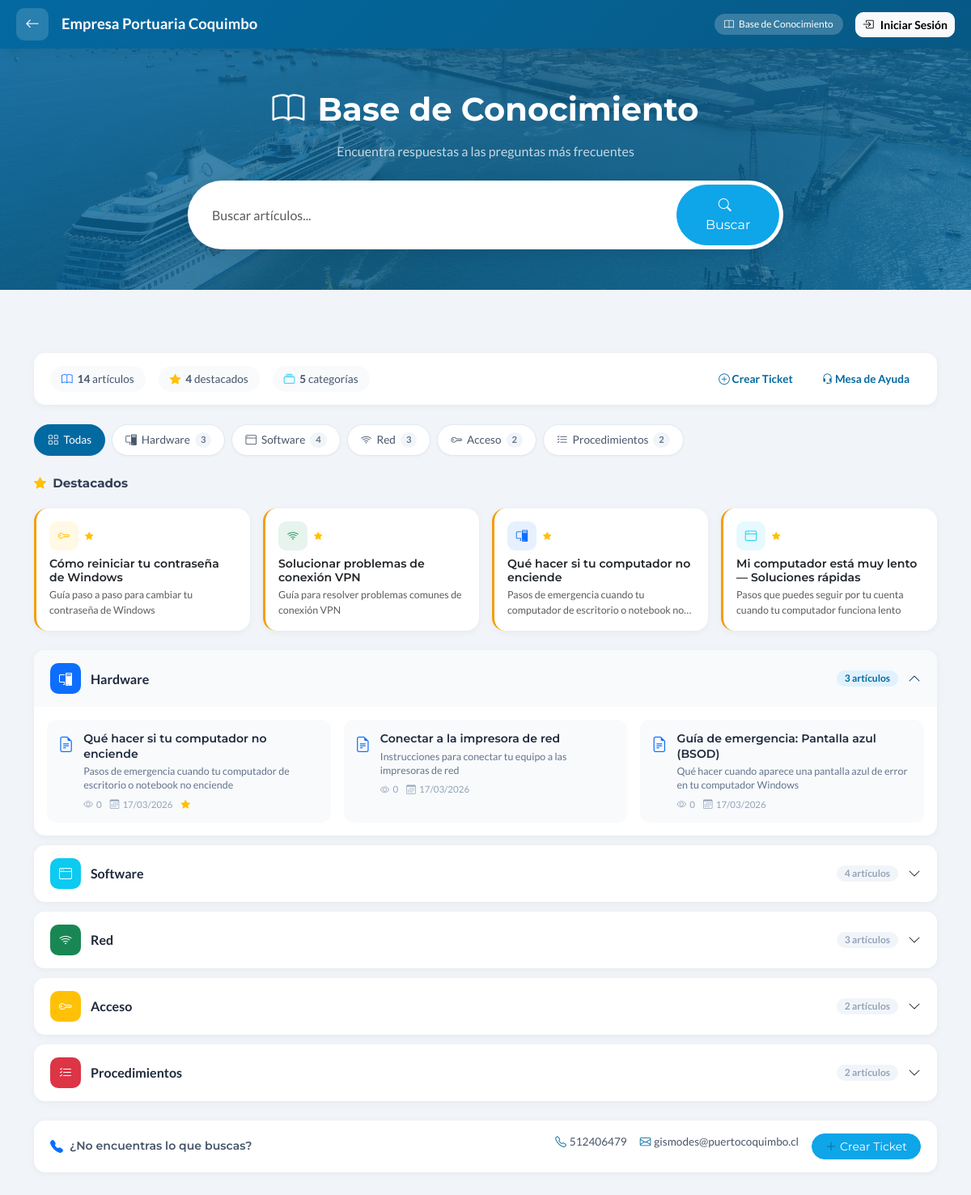
The page /base_conocimiento.php on the database its author committed.
### tables this page shows
CREATE TABLE IF NOT EXISTS knowledge_base (
    id INT AUTO_INCREMENT PRIMARY KEY,
    title VARCHAR(200) NOT NULL,
    slug VARCHAR(200) NOT NULL UNIQUE,
    content TEXT NOT NULL,
    excerpt VARCHAR(500) DEFAULT NULL,
    category ENUM('hardware', 'software', 'red', 'acceso', 'general', 'procedimientos') DEFAULT 'general',
    tags VARCHAR(500) DEFAULT NULL,
    author_id INT DEFAULT NULL,
    views INT DEFAULT 0,
    helpful_yes INT DEFAULT 0,
    helpful_no INT DEFAULT 0,
    is_published TINYINT(1) DEFAULT 1,
    is_featured TINYINT(1) DEFAULT 0,
    related_articles VARCHAR(200) DEFAULT NULL,
    created_at TIMESTAMP DEFAULT CURRENT_TIMESTAMP,
    updated_at TIMESTAMP DEFAULT CURRENT_TIMESTAMP ON UPDATE CURRENT_TIMESTAMP,
    FOREIGN KEY (author_id) REFERENCES users(id) ON DELETE SET NULL,
    INDEX idx_category (category),
    INDEX idx_published (is_published),
    FULLTEXT INDEX idx_search (title, content, tags)
);

### public/base_conocimiento.php (the view, shortened to what the rows shown need)
<?php
require_once '../includes/bootstrap.php';
$user = isLoggedIn() ? getCurrentUser() : null;
$isAdmin = $user && in_array($user['role'], ['admin', 'soporte']);
$article = null;
$search = sanitize($_GET['search'] ?? '');
$category = sanitize($_GET['category'] ?? '');
$where = $isAdmin ? '1=1' : 'is_published = 1';
$params = [];
$stmt = $pdo->prepare("
    SELECT kb.*, u.name as author_name
    FROM knowledge_base kb
    LEFT JOIN users u ON kb.author_id = u.id
    WHERE $where
    ORDER BY is_featured DESC, views DESC, created_at DESC
");
$stmt->execute($params);
$articles = $stmt->fetchAll();
$featuredStmt = $pdo->query("SELECT * FROM knowledge_base WHERE is_featured = 1 AND is_published = 1 ORDER BY views DESC LIMIT 4");
$featured = $featuredStmt->fetchAll();
$categories = [
    'general' => ['name' => 'General', 'icon' => 'info-circle', 'color' => 'secondary'],
    'hardware' => ['name' => 'Hardware', 'icon' => 'pc-display', 'color' => 'primary'],
    'software' => ['name' => 'Software', 'icon' => 'window', 'color' => 'info'],
    'red' => ['name' => 'Red', 'icon' => 'wifi', 'color' => 'success'],
    'acceso' => ['name' => 'Acceso', 'icon' => 'key', 'color' => 'warning'],
    'procedimientos' => ['name' => 'Procedimientos', 'icon' => 'list-check', 'color' => 'danger'],
];
?>
<!DOCTYPE html>
<html lang="es">
<head>
    <link href="https://cdn.jsdelivr.net/npm/bootstrap@5.3.2/dist/css/bootstrap.min.css" rel="stylesheet">
    <link href="https://cdn.jsdelivr.net/npm/bootstrap-icons@1.11.1/font/bootstrap-icons.css" rel="stylesheet">
    <link href="css/intranet.css?v=<?= filemtime(__DIR__ . '/css/intranet.css') ?>" rel="stylesheet">
    <link href="css/base-conocimiento.css?v=<?= filemtime(__DIR__ . '/css/base-conocimiento.css') ?>" rel="stylesheet">
</head>
<body class="<?= $user ? 'has-sidebar' : '' ?>">
    <?php if ($article): ?>
    <div class="page-header" style="padding: 30px 0;">
        <div class="container position-relative">
            <nav aria-label="breadcrumb">
                <ol class="breadcrumb mb-3">
                    <li class="breadcrumb-item"><a href="base_conocimiento.php" class="text-white-50">Base de Conocimiento</a></li>
                    <li class="breadcrumb-item"><a href="?category=<?= $article['category'] ?>" class="text-white-50"><?= $categories[$article['category']]['name'] ?? 'General' ?></a></li>
                    <li class="breadcrumb-item active text-white"><?= htmlspecialchars($article['title']) ?></li>
                </ol>
            </nav>
        </div>
    </div>
    <div class="container py-5">
        <?php if (isset($_GET['thanks'])): ?>
        <div class="alert alert-success alert-dismissible fade show" role="alert">
            <i class="bi bi-heart-fill me-2"></i>¡Gracias por tu feedback!
            <button type="button" class="btn-close" data-bs-dismiss="alert"></button>
        </div>
        <?php endif; ?>
        <div class="row">
            <div class="col-lg-8">
                <div class="card">
                    <div class="card-body p-5">
                        <div class="d-flex align-items-center mb-4">
                            <span class="badge bg-<?= $categories[$article['category']]['color'] ?? 'secondary' ?> me-2">
                                <i class="bi bi-<?= $categories[$article['category']]['icon'] ?? 'info-circle' ?> me-1"></i>
                                <?= $categories[$article['category']]['name'] ?? 'General' ?>
                            </span>
                            <small class="text-muted">
                                <i class="bi bi-eye me-1"></i><?= number_format($article['views']) ?> vistas
                            </small>
                        </div>
                        <h1 class="fw-bold mb-4"><?= htmlspecialchars($article['title']) ?></h1>
                        <div class="article-content">
                            <?= $article['content'] ?>
                        </div>
                        <?php if ($article['tags']): ?>
                        <div class="mt-4 pt-4 border-top">
                            <i class="bi bi-tags me-2"></i>
                            <?php foreach (explode(',', $article['tags']) as $tag): ?>
                            <a href="?search=<?= urlencode(trim($tag)) ?>" class="badge bg-light text-dark me-1"><?= htmlspecialchars(trim($tag)) ?></a>
                            <?php endforeach; ?>
                        </div>
                        <?php endif; ?>
                        <div class="mt-5 pt-4 border-top text-center">
                            <h5 class="mb-3">¿Te fue útil este artículo?</h5>
                            <div class="d-flex justify-content-center gap-3">
                                <a href="?helpful=yes&article_id=<?= $article['id'] ?>" class="helpful-btn border-success text-success">
                                    <i class="bi bi-hand-thumbs-up me-2"></i>Sí (<?= $article['helpful_yes'] ?>)
                                </a>
                                <a href="?helpful=no&article_id=<?= $article['id'] ?>" class="helpful-btn border-danger text-danger">
                                    <i class="bi bi-hand-thumbs-down me-2"></i>No (<?= $article['helpful_no'] ?>)
                                </a>
                            </div>
                        </div>
                    </div>
                </div>
            </div>
            <div class="col-lg-4">
                <div class="card mb-4">
                    <div class="card-body">
                        <h6 class="text-muted mb-3">Información</h6>
                        <p class="mb-2"><i class="bi bi-person me-2"></i><?= htmlspecialchars($article['author_name'] ?? 'Sistema') ?></p>
                        <p class="mb-2"><i class="bi bi-calendar me-2"></i><?= date('d/m/Y', strtotime($article['created_at'])) ?></p>
                        <p class="mb-0"><i class="bi bi-clock me-2"></i>Actualizado: <?= date('d/m/Y', strtotime($article['updated_at'])) ?></p>
                    </div>
                </div>
                <div class="card">
                    <div class="card-header bg-white">
                        <h6 class="mb-0">¿Necesitas más ayuda?</h6>
                    </div>
                    <div class="card-body">
                        <p class="text-muted small">Si no encontraste la solución, crea un ticket de soporte.</p>
                        <a href="crear_ticket.php" class="btn btn-primary w-100">
                            <i class="bi bi-plus-lg me-2"></i>Crear Ticket
                        </a>
                    </div>
                </div>
            </div>
        </div>
    </div>
    <?php else: ?>
    <div class="page-header">
        <div class="container position-relative text-center">
            <h1 class="mb-3"><i class="bi bi-book me-3"></i>Base de Conocimiento</h1>
        </div>
    </div>
    <div class="container py-5">
        <?php if (empty($articles)): ?>
        <div class="card">
            <div class="card-body text-center py-5">
                <i class="bi bi-search fs-1 text-muted mb-3 d-block"></i>
                <h5 class="text-muted">No se encontraron artículos</h5>
                <p class="text-muted">Intenta con otros términos de búsqueda</p>
            </div>
        </div>
        <?php else: ?>
        <?php if (!empty($search) || !empty($category)): ?>
        <h5 class="mb-3"><?= $search ? 'Resultados de búsqueda' : ($categories[$category]['name'] ?? 'Artículos') ?></h5>
        <div class="row g-3">
            <?php foreach ($articles as $art): ?>
            <div class="col-lg-4 col-md-6">
                <a href="?article=<?= $art['id'] ?>" class="card article-card h-100 text-decoration-none">
                    <div class="card-body py-3 px-3">
                        <div class="d-flex align-items-center gap-2 mb-2">
                            <div class="kb-art-icon bg-<?= $categories[$art['category']]['color'] ?? 'secondary' ?> bg-opacity-10 text-<?= $categories[$art['category']]['color'] ?? 'secondary' ?>">
                                <i class="bi bi-<?= $categories[$art['category']]['icon'] ?? 'info-circle' ?>"></i>
                            </div>
                            <span class="badge bg-<?= $categories[$art['category']]['color'] ?? 'secondary' ?>" style="font-size: 0.7rem;"><?= $categories[$art['category']]['name'] ?? 'General' ?></span>
                            <?php if ($art['is_featured']): ?><i class="bi bi-star-fill text-warning" style="font-size: 0.7rem;"></i><?php endif; ?>
                        </div>
                        <h6 class="text-dark mb-1 fw-semibold" style="font-size: 0.92rem;"><?= htmlspecialchars($art['title']) ?></h6>
                        <p class="text-muted mb-0" style="font-size: 0.8rem; line-height: 1.4; display: -webkit-box; -webkit-line-clamp: 2; -webkit-box-orient: vertical; overflow: hidden;"><?= htmlspecialchars($art['excerpt'] ?: substr(strip_tags($art['content']), 0, 120)) ?></p>
                        <div class="d-flex align-items-center gap-3 mt-2 pt-2 border-top" style="font-size: 0.75rem;">
                            <span class="text-muted"><i class="bi bi-eye me-1"></i><?= $art['views'] ?></span>
                            <span class="text-muted"><i class="bi bi-calendar3 me-1"></i><?= date('d/m/Y', strtotime($art['created_at'])) ?></span>
                        </div>
                    </div>
                </a>
            </div>
            <?php endforeach; ?>
        </div>
        <?php else: ?>
        <?php
        $grouped = [];
        foreach ($articles as $art) {
            $grouped[$art['category']][] = $art;
        }
        $orderedGroups = [];
        foreach (array_keys($categories) as $catKey) {
            if (isset($grouped[$catKey])) {
                $orderedGroups[$catKey] = $grouped[$catKey];
            }
        }
        $accordionIndex = 0;
        ?>
        <?php if (!empty($featured)): ?>
        <div class="kb-featured-section mb-4">
            <div class="row g-3">
                <?php foreach ($featured as $feat): ?>
                <div class="col-lg-3 col-md-6">
                    <a href="?article=<?= $feat['id'] ?>" class="card article-card h-100 text-decoration-none kb-featured-card">
                        <div class="card-body p-3">
                            <div class="d-flex align-items-center gap-2 mb-2">
                                <div class="kb-art-icon bg-<?= $categories[$feat['category']]['color'] ?? 'secondary' ?> bg-opacity-10 text-<?= $categories[$feat['category']]['color'] ?? 'secondary' ?>">
                                    <i class="bi bi-<?= $categories[$feat['category']]['icon'] ?? 'info-circle' ?>"></i>
                                </div>
                                <i class="bi bi-star-fill text-warning" style="font-size: 0.65rem;"></i>
                            </div>
                            <h6 class="text-dark fw-semibold mb-1" style="font-size: 0.88rem;"><?= htmlspecialchars($feat['title']) ?></h6>
                            <p class="text-muted mb-0" style="font-size: 0.78rem; display: -webkit-box; -webkit-line-clamp: 2; -webkit-box-orient: vertical; overflow: hidden;"><?= htmlspecialchars($feat['excerpt'] ?: substr(strip_tags($feat['content']), 0, 80)) ?></p>
                        </div>
                    </a>
                </div>
                <?php endforeach; ?>
            </div>
        </div>
        <?php endif; ?>
        <div class="accordion kb-accordion" id="kbAccordion">
            <?php foreach ($orderedGroups as $groupCat => $groupArticles): ?>
            <?php $cat = $categories[$groupCat] ?? ['name' => 'General', 'icon' => 'info-circle', 'color' => 'secondary']; ?>
            <div class="accordion-item kb-accordion-item">
                <h2 class="accordion-header">
                    <button class="accordion-button kb-accordion-btn <?= $accordionIndex > 0 ? 'collapsed' : '' ?>" type="button" data-bs-toggle="collapse" data-bs-target="#kbCat<?= $accordionIndex ?>" aria-expanded="<?= $accordionIndex === 0 ? 'true' : 'false' ?>">
                        <div class="kb-acc-icon bg-<?= $cat['color'] ?>">
                            <i class="bi bi-<?= $cat['icon'] ?>"></i>
                        </div>
                        <span class="kb-acc-title"><?= $cat['name'] ?></span>
                        <span class="kb-acc-count"><?= count($groupArticles) ?> artículo<?= count($groupArticles) !== 1 ? 's' : '' ?></span>
                    </button>
                </h2>
                <div id="kbCat<?= $accordionIndex ?>" class="accordion-collapse collapse <?= $accordionIndex === 0 ? 'show' : '' ?>" data-bs-parent="#kbAccordion">
                    <div class="accordion-body p-3">
                        <div class="row g-3">
                            <?php foreach ($groupArticles as $art): ?>
                            <div class="col-lg-4 col-md-6">
                                <a href="?article=<?= $art['id'] ?>" class="kb-article-item">
                                    <div class="kb-article-item-icon text-<?= $cat['color'] ?>">
                                        <i class="bi bi-file-earmark-text"></i>
                                    </div>
                                    <div class="kb-article-item-body">
                                        <h6><?= htmlspecialchars($art['title']) ?></h6>
                                        <p><?= htmlspecialchars($art['excerpt'] ?: substr(strip_tags($art['content']), 0, 100)) ?></p>
                                        <div class="kb-article-item-meta">
                                            <span><i class="bi bi-eye"></i> <?= $art['views'] ?></span>
                                            <span><i class="bi bi-calendar3"></i> <?= date('d/m/Y', strtotime($art['created_at'])) ?></span>
                                            <?php if ($art['is_featured']): ?><span class="text-warning"><i class="bi bi-star-fill"></i></span><?php endif; ?>
                                        </div>
                                    </div>
                                </a>
                            </div>
                            <?php endforeach; ?>
                        </div>
                    </div>
                </div>
            </div>
            <?php $accordionIndex++; ?>
            <?php endforeach; ?>
        </div>
        <?php endif; ?>
        <?php endif; ?>
    </div>
    <?php endif; ?>
</body>
</html>

### rows shown on the page
knowledge_base: title "Cómo reiniciar tu contraseña de Windows", excerpt "Guía paso a paso para cambiar tu contraseña de Windows"
knowledge_base: title "Solucionar problemas de conexión VPN", excerpt "Guía para resolver problemas comunes de conexión VPN"
knowledge_base: title "Qué hacer si tu computador no enciende", excerpt "Pasos de emergencia cuando tu computador de escritorio o notebook…", excerpt "Pasos de emergencia cuando tu computador de escritorio o notebook no enciende", views "0", created_at "17/03/2026", is_featured 1 (drawn)
knowledge_base: title "Mi computador está muy lento — Soluciones rápidas", excerpt "Pasos que puedes seguir por tu cuenta cuando tu computador funciona lento"
knowledge_base: title "Conectar a la impresora de red", excerpt "Instrucciones para conectar tu equipo a las impresoras de red", views "0", created_at "17/03/2026"
knowledge_base: title "Guía de emergencia: Pantalla azul (BSOD)", excerpt "Qué hacer cuando aparece una pantalla azul de error en tu computador Windows", views "0", created_at "17/03/2026"

### other values the page prints
$totalArticles "14"
$totalFeatured "4"
count(array_filter($catCounts)) "5"
$cat['name'] "Hardware"
$count "3"
$cat['name'] "Software"
$count "4"
$cat['name'] "Red"
$cat['name'] "Acceso"
$count "2"
$cat['name'] "Procedimientos"
count($groupArticles) "3"
count($groupArticles) "4"
count($groupArticles) "2"
